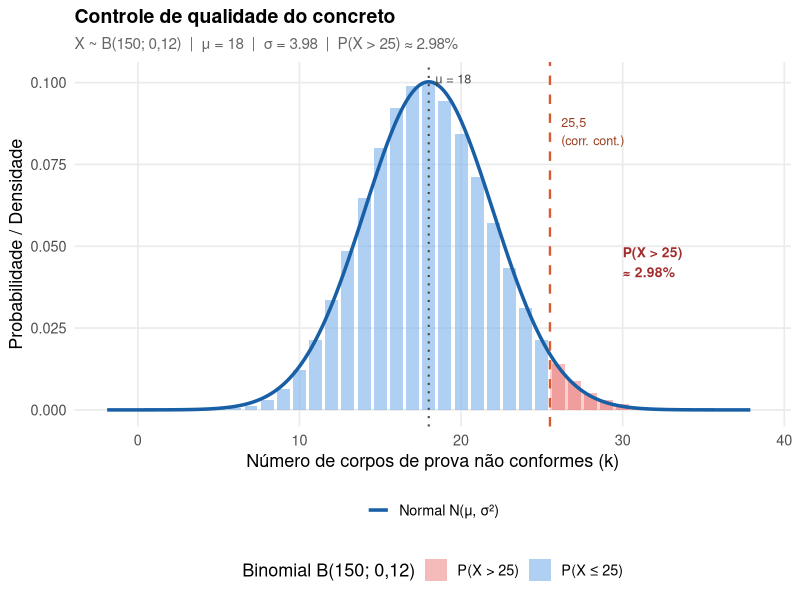
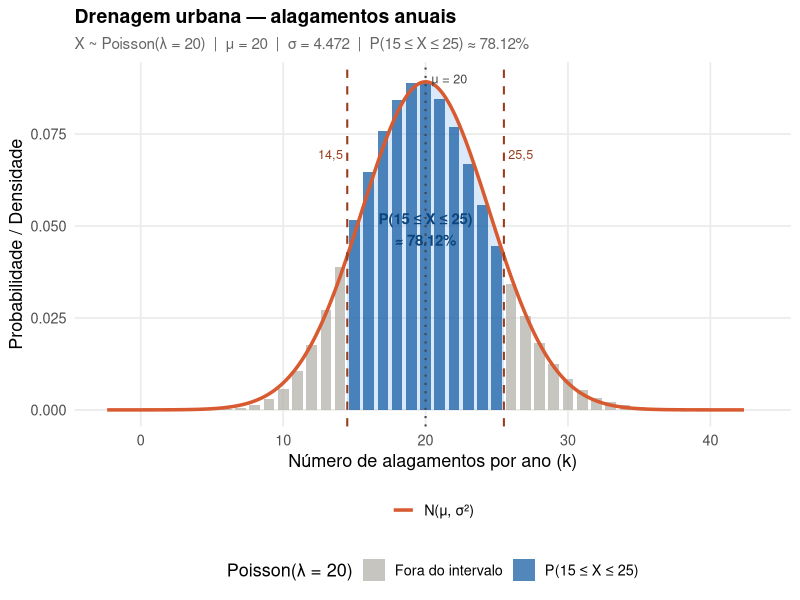
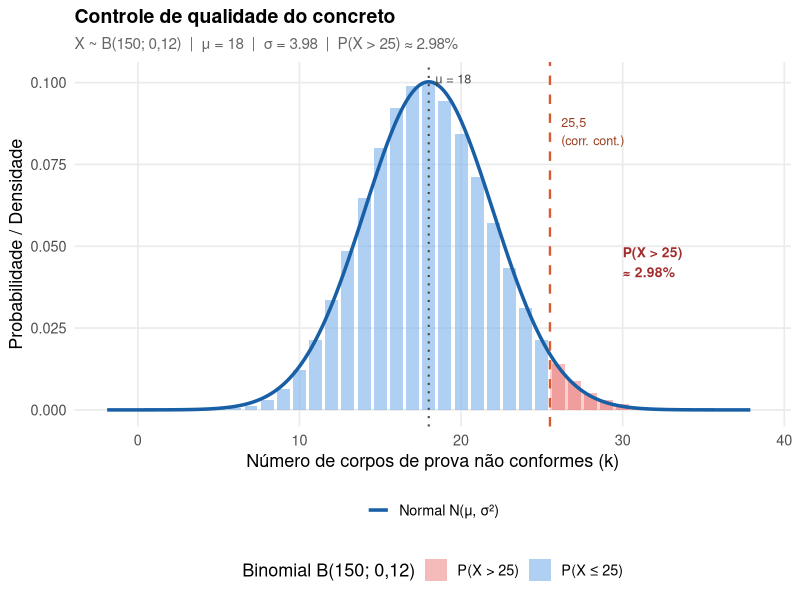
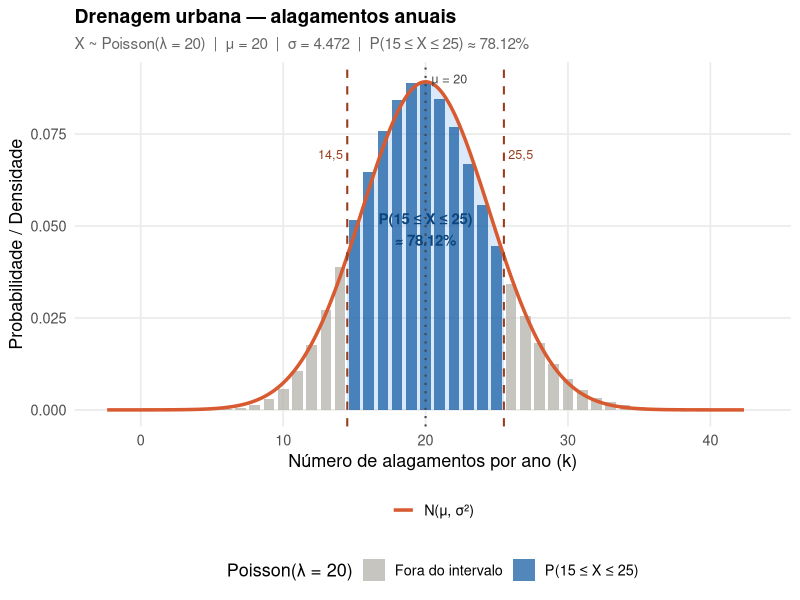

The R source for these figures, in order:
## ---- chunk 1
# ============================================================
#  Aproximação Binomial à Normal — Controle de Qualidade
#  de Concreto (ABNT NBR 12655)
#
#  Problema: n = 150 CPs, p = 0.12 (prob. não-conformidade)
#  Pergunta: P(X > 25) = ?
# ============================================================

# --- Parâmetros do problema ---------------------------------
n <- 150
p <- 0.12

# --- Verificação das condições de aproximação ---------------
cat("=== Verificação das condições ===\n")
cat("np    =", n * p, ifelse(n * p >= 5, "≥ 5 ✓", "< 5 ✗"), "\n")
cat("n(1-p)=", n * (1 - p), ifelse(n * (1 - p) >= 5, "≥ 5 ✓", "< 5 ✗"), "\n\n")

# --- Parâmetros da Normal equivalente -----------------------
mu    <- n * p
sigma <- sqrt(n * p * (1 - p))

cat("=== Parâmetros da Normal ===\n")
cat("μ = np        =", mu, "\n")
cat("σ = √(np·q)   =", round(sigma, 4), "\n\n")

# --- Correção de continuidade e padronização ----------------
# P(X > 25) discreta  →  P(Y > 25.5) contínua
limite <- 25.5
Z <- (limite - mu) / sigma

cat("=== Padronização ===\n")
cat("Limite com correção de continuidade: ", limite, "\n")
cat("Z = (25.5 - μ) / σ = (", limite, "-", mu, ") /", round(sigma, 4),
    "=", round(Z, 4), "\n\n")

# --- Probabilidade via Normal (aproximação) -----------------
prob_normal <- pnorm(limite, mean = mu, sd = sigma, lower.tail = FALSE)

cat("=== Resultado pela aproximação Normal ===\n")
cat("P(X > 25) ≈ P(Z >", round(Z, 4), ") =", round(prob_normal, 6),
    "→", round(prob_normal * 100, 2), "%\n\n")

# --- Valor exato pela Binomial (para comparação) ------------
prob_exata <- pbinom(25, size = n, prob = p, lower.tail = FALSE)

cat("=== Valor exato pela Binomial ===\n")
cat("P(X > 25) exato =", round(prob_exata, 6),
    "→", round(prob_exata * 100, 2), "%\n\n")

cat("=== Erro da aproximação ===\n")
cat("Diferença absoluta:", round(abs(prob_normal - prob_exata), 6), "\n")
cat("Erro relativo:     ", round(abs(prob_normal - prob_exata) / prob_exata * 100, 2), "%\n\n")

# --- Interpretação técnica (NBR 12655) ----------------------
cat("=== Interpretação (ABNT NBR 12655) ===\n")
if (prob_normal < 0.10) {
  cat("Lote APROVADO: probabilidade de não-conformidade excessiva (",
      round(prob_normal * 100, 2), "%) < limite de alerta de 10%\n")
} else {
  cat("ALERTA: probabilidade de não-conformidade excessiva (",
      round(prob_normal * 100, 2), "%) ≥ 10% — revisar traço!\n")
}

# ============================================================
#  Gráfico: Binomial (barras) + Normal (curva) + região crítica
# ============================================================
library(ggplot2)

# Suporte da Binomial (valores relevantes)
k_seq  <- seq(max(0, floor(mu - 5 * sigma)), min(n, ceiling(mu + 5 * sigma)))
binom_df <- data.frame(
  k    = k_seq,
  prob = dbinom(k_seq, size = n, prob = p),
  tipo = ifelse(k_seq > 25, "crítico", "normal")
)

# Curva Normal contínua
x_seq   <- seq(mu - 5 * sigma, mu + 5 * sigma, length.out = 500)
normal_df <- data.frame(
  x = x_seq,
  y = dnorm(x_seq, mean = mu, sd = sigma)
)

# Área sombreada sob a curva Normal (cauda direita)
cauda_df <- subset(normal_df, x >= 25.5)

ggplot() +
  # Barras da Binomial
  geom_col(data = binom_df,
           aes(x = k, y = prob, fill = tipo),
           width = 0.8, alpha = 0.65) +
  scale_fill_manual(
    values = c("normal" = "#85B7EB", "crítico" = "#F09595"),
    labels = c("normal" = "P(X ≤ 25)", "crítico" = "P(X > 25)"),
    name = "Binomial B(150; 0,12)"
  ) +

  # Área sombreada da Normal (cauda)
  geom_area(data = cauda_df,
            aes(x = x, y = y),
            fill = "#E24B4A", alpha = 0.25) +

  # Curva Normal
  geom_line(data = normal_df,
            aes(x = x, y = y, linetype = "Normal N(μ, σ²)"),
            color = "#185FA5", linewidth = 1.2) +
  scale_linetype_manual(values = c("Normal N(μ, σ²)" = "solid"),
                        name = NULL) +

  # Linha vertical no limite (correção de continuidade)
  geom_vline(xintercept = 25.5, color = "#D85A30",
             linetype = "dashed", linewidth = 0.8) +
  annotate("text", x = 26.2, y = max(normal_df$y) * 0.85,
           label = "25,5\n(corr. cont.)",
           color = "#993C1D", size = 3.2, hjust = 0) +

  # Anotação da probabilidade
  annotate("text", x = 30, y = max(normal_df$y) * 0.45,
           label = paste0("P(X > 25)\n≈ ", round(prob_normal * 100, 2), "%"),
           color = "#A32D2D", size = 3.5, fontface = "bold", hjust = 0) +

  # Linha de μ
  geom_vline(xintercept = mu, color = "#444441",
             linetype = "dotted", linewidth = 0.7) +
  annotate("text", x = mu + 0.4, y = max(normal_df$y) * 1.01,
           label = paste0("μ = ", mu), size = 3.2,
           color = "#444441", hjust = 0) +

  labs(
    title    = "Controle de qualidade do concreto",
    subtitle = paste0("X ~ B(150; 0,12)  |  μ = ", mu,
                      "  |  σ = ", round(sigma, 3),
                      "  |  P(X > 25) ≈ ", round(prob_normal * 100, 2), "%"),
    x = "Número de corpos de prova não conformes (k)",
    y = "Probabilidade / Densidade"
  ) +
  theme_minimal(base_size = 13) +
  theme(
    plot.title    = element_text(face = "bold", size = 14),
    plot.subtitle = element_text(color = "gray40", size = 11),
    legend.position = "bottom",
    legend.box    = "vertical",
    panel.grid.minor = element_blank()
  )

# Salvar o gráfico
ggsave("concreto_binomial_normal.png", width = 9, height = 5.5, dpi = 150)
cat("\nGráfico salvo em: concreto_binomial_normal.png\n")
## ---- chunk 2
# ============================================================
#  Aproximação Poisson à Normal — Drenagem Urbana
#
#  Problema: X ~ Poisson(λ = 20) alagamentos/ano
#  Pergunta: P(15 ≤ X ≤ 25) = ?
# ============================================================

# --- Parâmetro do problema ----------------------------------
lambda <- 20

# --- Verificação da condição de aproximação ----------------
cat("=== Verificação da condição ===\n")
cat("λ =", lambda, ifelse(lambda >= 10, "≥ 10 ✓  aproximação válida\n\n",
                          "< 10  ✗  aproximação fraca\n\n"))

# --- Parâmetros da Normal equivalente ----------------------
mu    <- lambda
sigma <- sqrt(lambda)

cat("=== Parâmetros da Normal equivalente ===\n")
cat("μ = λ      =", mu, "\n")
cat("σ = √λ     =", round(sigma, 4), "\n\n")

# --- Correção de continuidade e padronização ---------------
# P(15 ≤ X ≤ 25) discreta  →  P(14.5 ≤ Y ≤ 25.5) contínua
lo_cc <- 15 - 0.5
hi_cc <- 25 + 0.5

Z1 <- (lo_cc - mu) / sigma
Z2 <- (hi_cc - mu) / sigma

cat("=== Padronização (com correção de continuidade) ===\n")
cat("Limite inferior: ", lo_cc, "  →  Z₁ =", round(Z1, 4), "\n")
cat("Limite superior: ", hi_cc, "  →  Z₂ =", round(Z2, 4), "\n\n")

# --- Probabilidade via Normal (aproximação) ----------------
prob_normal <- pnorm(hi_cc, mean = mu, sd = sigma) -
               pnorm(lo_cc, mean = mu, sd = sigma)

cat("=== Resultado pela aproximação Normal ===\n")
cat("P(15 ≤ X ≤ 25) ≈ Φ(", round(Z2,4), ") - Φ(", round(Z1,4), ")\n")
cat("               =", round(prob_normal, 6),
    "→", round(prob_normal * 100, 2), "%\n\n")

# --- Valor exato pela Poisson (para comparação) ------------
prob_exata <- ppois(25, lambda = lambda) - ppois(14, lambda = lambda)

cat("=== Valor exato pela Poisson ===\n")
cat("P(15 ≤ X ≤ 25) exato =", round(prob_exata, 6),
    "→", round(prob_exata * 100, 2), "%\n\n")

cat("=== Erro da aproximação ===\n")
cat("Diferença absoluta:", round(abs(prob_normal - prob_exata), 6), "\n")
cat("Erro relativo:     ",
    round(abs(prob_normal - prob_exata) / prob_exata * 100, 2), "%\n\n")

# --- Tempo de retorno (contexto de drenagem urbana) --------
cat("=== Análise complementar: tempo de retorno ===\n")
prob_excede <- 1 - ppois(25, lambda = lambda)
cat("P(X > 25) =", round(prob_excede * 100, 2), "%\n")
cat("Tempo de retorno T = 1/P(X > 25) =",
    round(1 / prob_excede, 1), "anos\n\n")

# ============================================================
#  Gráfico: Poisson (barras) + Normal (curva) + intervalo
# ============================================================
library(ggplot2)

# Suporte da Poisson
k_seq <- seq(max(0, floor(mu - 5 * sigma)), ceiling(mu + 5 * sigma))

pois_df <- data.frame(
  k    = k_seq,
  prob = dpois(k_seq, lambda = lambda),
  tipo = ifelse(k_seq >= 15 & k_seq <= 25, "intervalo", "fora")
)

# Curva Normal contínua
x_seq <- seq(mu - 5 * sigma, mu + 5 * sigma, length.out = 600)
norm_df <- data.frame(
  x = x_seq,
  y = dnorm(x_seq, mean = mu, sd = sigma)
)

# Área sombreada sob a Normal (entre os limites com correção)
area_df <- subset(norm_df, x >= lo_cc & x <= hi_cc)

ggplot() +

  # Área sob a curva Normal no intervalo
  geom_area(data = area_df,
            aes(x = x, y = y),
            fill = "#85B7EB", alpha = 0.30) +

  # Barras da Poisson
  geom_col(data = pois_df,
           aes(x = k, y = prob, fill = tipo),
           width = 0.75, alpha = 0.75) +
  scale_fill_manual(
    values  = c("intervalo" = "#185FA5", "fora" = "#B4B2A9"),
    labels  = c("intervalo" = "P(15 ≤ X ≤ 25)", "fora" = "Fora do intervalo"),
    name    = "Poisson(λ = 20)"
  ) +

  # Curva Normal
  geom_line(data = norm_df,
            aes(x = x, y = y, linetype = "N(μ, σ²)"),
            color = "#D85A30", linewidth = 1.2) +
  scale_linetype_manual(
    values = c("N(μ, σ²)" = "solid"),
    name   = NULL
  ) +

  # Linhas verticais nos limites (correção de continuidade)
  geom_vline(xintercept = c(lo_cc, hi_cc),
             color = "#993C1D", linetype = "dashed", linewidth = 0.7) +
  annotate("text", x = lo_cc - 0.3, y = max(norm_df$y) * 0.78,
           label = "14,5", color = "#993C1D", size = 3.2, hjust = 1) +
  annotate("text", x = hi_cc + 0.3, y = max(norm_df$y) * 0.78,
           label = "25,5", color = "#993C1D", size = 3.2, hjust = 0) +

  # Linha de μ
  geom_vline(xintercept = mu,
             color = "#444441", linetype = "dotted", linewidth = 0.7) +
  annotate("text", x = mu + 0.4, y = max(norm_df$y) * 1.01,
           label = paste0("μ = ", mu),
           color = "#444441", size = 3.2, hjust = 0) +

  # Anotação da probabilidade
  annotate("text", x = mu, y = max(norm_df$y) * 0.55,
           label = paste0("P(15 ≤ X ≤ 25)\n≈ ",
                          round(prob_normal * 100, 2), "%"),
           color = "#0C447C", size = 3.8, fontface = "bold", hjust = 0.5) +

  labs(
    title    = "Drenagem urbana — alagamentos anuais",
    subtitle = paste0(
      "X ~ Poisson(λ = 20)  |  μ = ", mu,
      "  |  σ = ", round(sigma, 3),
      "  |  P(15 ≤ X ≤ 25) ≈ ", round(prob_normal * 100, 2), "%"
    ),
    x = "Número de alagamentos por ano (k)",
    y = "Probabilidade / Densidade"
  ) +
  theme_minimal(base_size = 13) +
  theme(
    plot.title       = element_text(face = "bold", size = 14),
    plot.subtitle    = element_text(color = "gray40", size = 11),
    legend.position  = "bottom",
    legend.box       = "vertical",
    panel.grid.minor = element_blank()
  )

# Salvar o gráfico
ggsave("drenagem_poisson_normal.png", width = 9, height = 5.5, dpi = 150)
cat("Gráfico salvo em: drenagem_poisson_normal.png\n")
